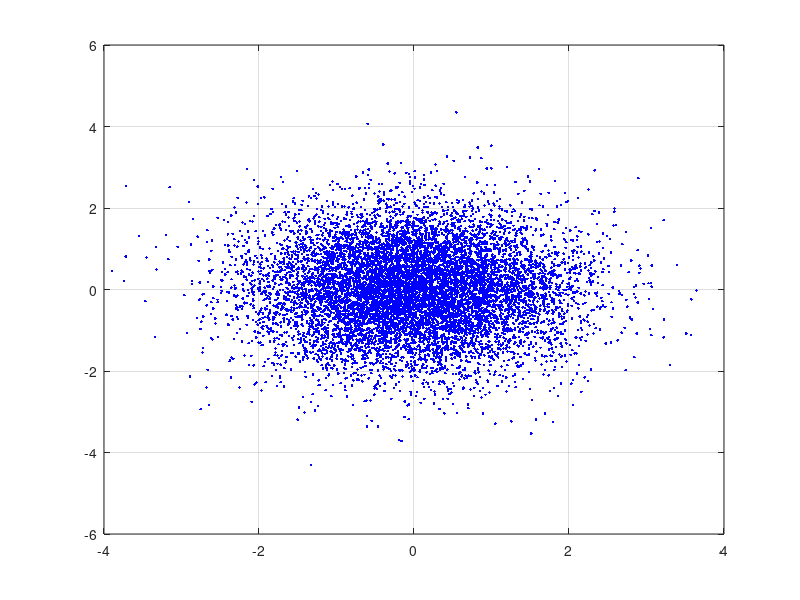

MATLAB code to generate this figure:
clear

M = 1e4; %발생 점 갯수
rho = 0; %-1, 0 ,1
for i=1:M
    y(i)=randn;
    mx=rho*y(i);
    sigma_x=sqrt(1-rho^2);
    x(i)=sigma_x*randn+mx;
end

plot(x,y,'b.')
grid on;